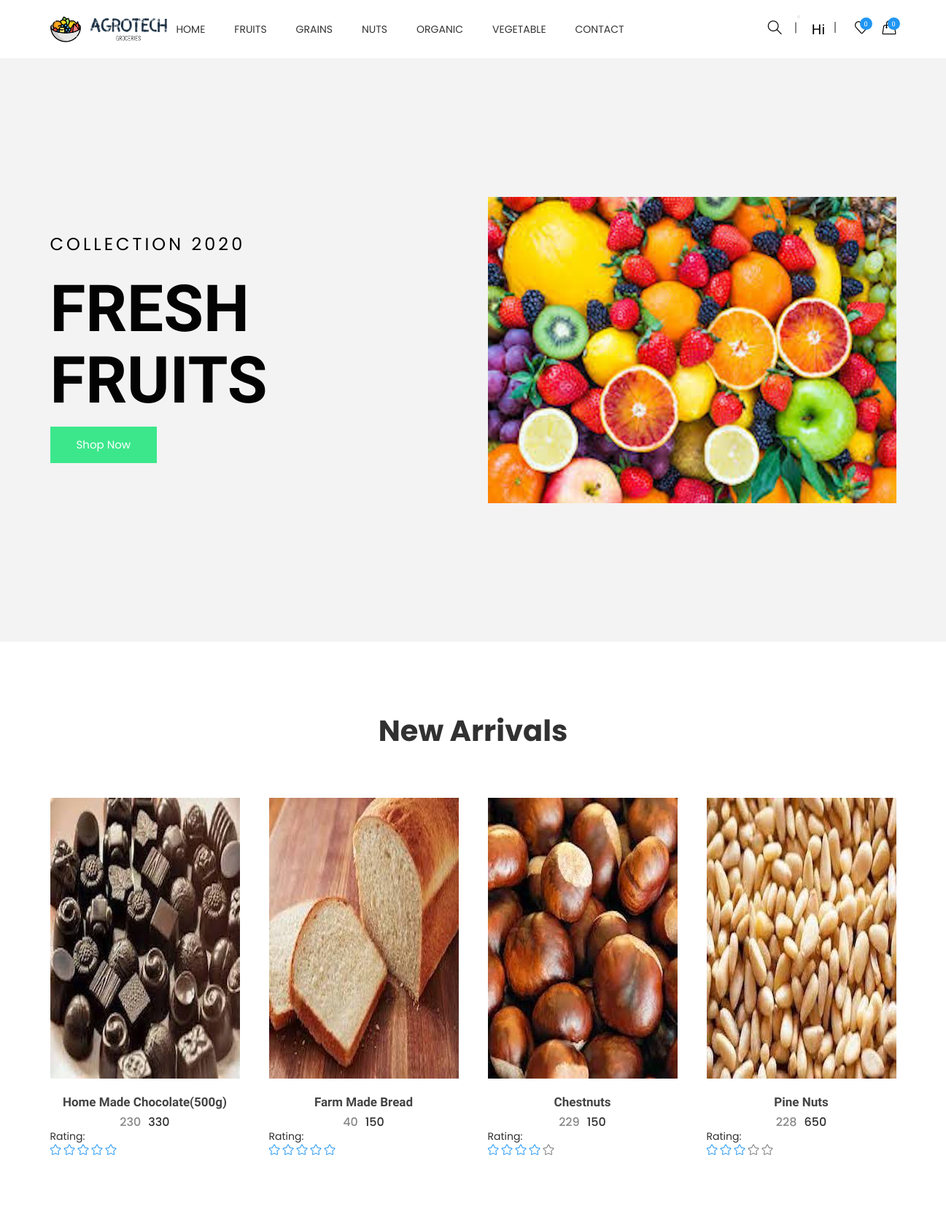
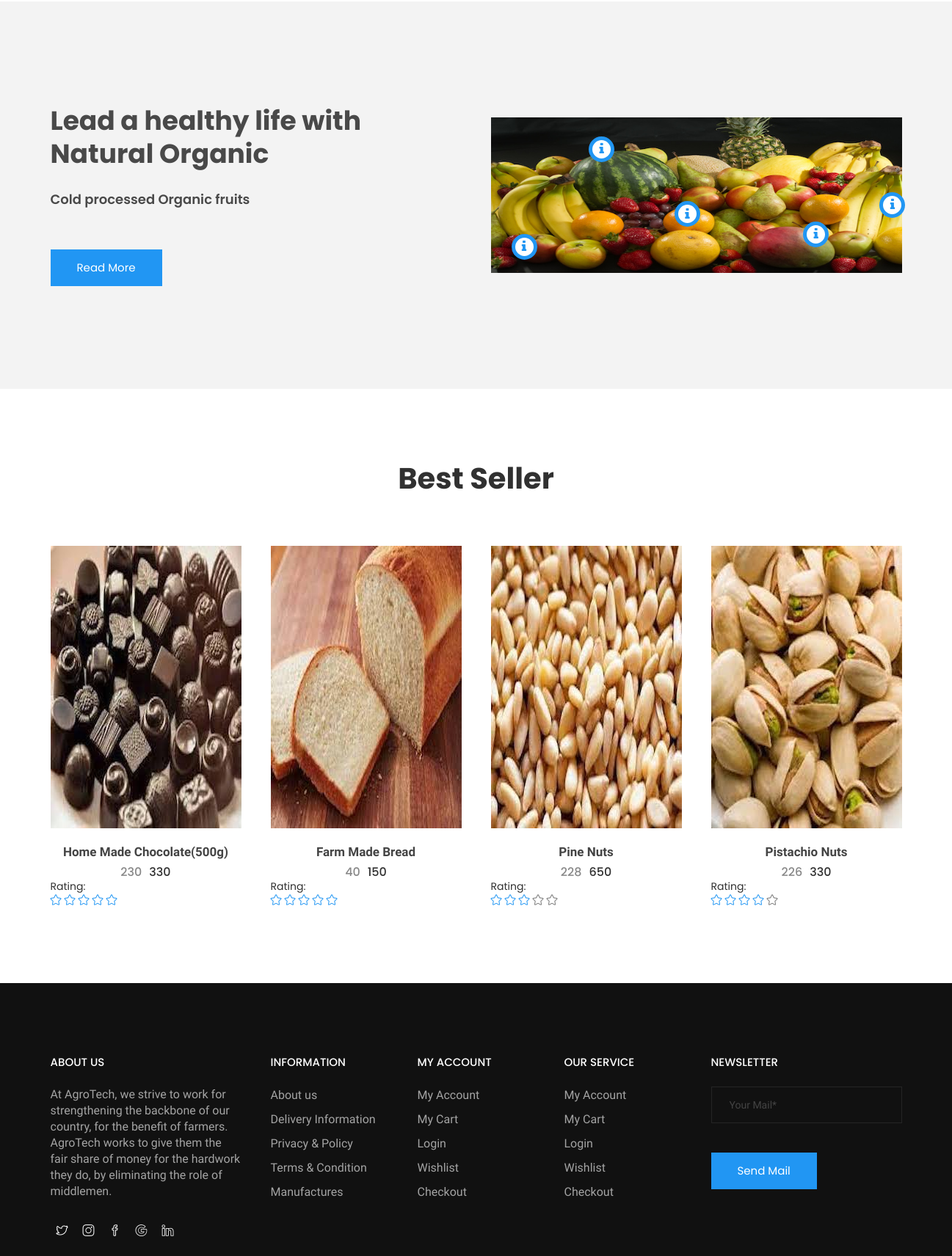
/ (signed in, upper part), run on the app's committed database (2 pictures, top to bottom).
### tables this page shows
CREATE TABLE `categories` (
  `id` int NOT NULL,
  `categories` varchar(255) NOT NULL,
  `status` tinyint NOT NULL
);

CREATE TABLE `product` (
  `id` int NOT NULL,
  `categories_id` int NOT NULL,
  `sub_categories_id` int NOT NULL,
  `name` varchar(255) NOT NULL,
  `mrp` float NOT NULL,
  `price` float NOT NULL,
  `qty` int NOT NULL,
  `image` varchar(255) NOT NULL,
  `short_desc` varchar(2000) NOT NULL,
  `description` text NOT NULL,
  `best_seller` int NOT NULL,
  `meta_title` varchar(2000) NOT NULL,
  `meta_desc` varchar(2000) NOT NULL,
  `meta_keyword` varchar(2000) NOT NULL,
  `added_by` int NOT NULL,
  `status` tinyint NOT NULL,
  `Rating` int NOT NULL
);

### add_to_cart.inc.php (called while the page is built, shortened)
<?php
class add_to_cart{
	function totalProduct(){
		if(isset($_SESSION['cart'])){
			return count($_SESSION['cart']);
		}else{
			return 0;
		}
	}
}
?>

### functions.inc.php (called while the page is built, shortened)
<?php
function get_product($con,$limit='',$cat_id='',$product_id='',$search_str='',$sort_order='',$is_best_seller='',$sub_categories=''){
	$sql="select product.*,categories.categories from product,categories where product.status=1 ";
	if($is_best_seller!=''){
		$sql.=" and product.best_seller=1 ";
	}
	$sql.=" and product.categories_id=categories.id ";
	if($sort_order!=''){
		$sql.=$sort_order;
	}else{
		$sql.=" order by product.id desc ";
	}
	if($limit!=''){
		$sql.=" limit $limit";
	}
	$res=mysqli_query($con,$sql);
	$data=array();
	while($row=mysqli_fetch_assoc($res)){
		$data[]=$row;
	}
	return $data;
}
?>

### index.php (the view, shortened to what this page needs)
<?php require('top.php')?>
        <div class="slider__container slider--one bg__cat--3">
            <div class="slide__container slider__activation__wrap owl-carousel">
                <div class="single__slide animation__style01 slider__fixed--height">
                    <div class="container">
                        <div class="row align-items__center">
                            <div class="col-md-7 col-sm-7 col-xs-12 col-lg-6">
                                <div class="slide">
                                    <div class="slider__inner">
                                        <h2>collection 2020</h2>
                                        <h1>FRESH FRUITS</h1>
                                        <div class="cr__btn">
                                            <a href="#here">Shop Now</a>
                                        </div>
                                    </div>
                                </div>
                            </div>
                            <div class="col-lg-6 col-sm-5 col-xs-12 col-md-5">
                                <div class="slide__thumb">
                                    <img src="images/slider/fornt-img/1.png" alt="slider images">
                                </div>
                            </div>
                        </div>
                    </div>
                </div>
            </div>
        </div>
        <section class="htc__category__area ptb--100" id="here">
            <div class="container">
                <div class="row">
                    <div class="col-xs-12">
                        <div class="section__title--2 text-center">
                            <h2 class="title__line">New Arrivals</h2>
                        </div>
                    </div>
                </div>
                <div class="htc__product__container">
                    <div class="row">
                        <div class="product__list clearfix mt--30">
							<?php
							$get_product=get_product($con,4);
							foreach($get_product as $list){
                                $rating = $list['Rating']
							?>
                            <div class="col-md-4 col-lg-3 col-sm-4 col-xs-12">
                                <div class="category">
                                    <div class="ht__cat__thumb">
                                        <a href="product.php?id=<?php echo $list['id']?>">
                                            <img src="<?php echo PRODUCT_IMAGE_SITE_PATH.$list['image']?>" alt="product images">
                                        </a>
                                    </div>
                                    <div class="fr__hover__info">
										<ul class="product__action">
										</ul>
									</div>
                                    <div class="fr__product__inner">
                                        <h4><a href="product.php?id=<?php echo $list['id']?>"><?php echo $list['name']?></a></h4>
                                        <ul class="fr__pro__prize">
                                            <li class="old__prize"><?php echo $list['mrp']?></li>
                                            <li><?php echo $list['price']?></li>
                                        </ul>
                                    </div>
                                    <h4>Rating: </h4>
                                        <ul class="rating">
                                <?php
                                for ($i=0; $i < $rating; $i++) {
                                    echo '<li><i class="icon-star icons"></i></li>';
                                }
                                for ($i=0; $i < 5-$rating; $i++) {
                                    echo '<li class="old"><i class="icon-star icons"></i></li>';
                                } ?>
                                </div>
                            </div>
							<?php } ?>
                        </div>
                    </div>
                </div>
            </div>
        </section>
         <section class="htc__good__sale bg__cat--3">
            <div class="container">
                <div class="row">
                    <div class="col-md-6 col-lg-6 col-sm-6 col-xs-12">
                        <div class="fr__prize__inner">
                            <h2>Lead a healthy life with Natural Organic</h2>
                            <h3>Cold processed Organic fruits</h3>
                            <a class="fr__btn" id="change" href="#">Read More</a>
                        </div>
                    </div>
                    <div class="col-md-6 col-lg-6 col-sm-6 col-xs-12">
                        <div class="prize__inner">
                            <div class="prize__thumb">
                                <img src="images/banner/big-img/1.png" alt="banner images">
                            </div>
                            <div class="banner__info">
                                <div class="pointer__tooltip pointer--3 align-left">
                                </div>
                                <div class="pointer__tooltip pointer--4 align-top">
                                </div>
                                <div class="pointer__tooltip pointer--5 align-bottom">
                                </div>
                                <div class="pointer__tooltip pointer--6 align-top">
                                </div>
                                <div class="pointer__tooltip pointer--7 align-top">
                                </div>
                            </div>
                        </div>
                    </div>
                </div>
            </div>
        </section>
        <section class="ftr__product__area ptb--100">
            <div class="container">
                <div class="row">
                    <div class="col-xs-12">
                        <div class="section__title--2 text-center">
                            <h2 class="title__line">Best Seller</h2>
                        </div>
                    </div>
                </div>
                <div class="row">
                    <div class="product__list clearfix mt--30">
							<?php
							$get_product=get_product($con,4,'','','','','yes');
							foreach($get_product as $list){
                                $rating = $list['Rating'];
							?>
                            <div class="col-md-4 col-lg-3 col-sm-4 col-xs-12">
                                <div class="category">
                                    <div class="ht__cat__thumb">
                                        <a href="product.php?id=<?php echo $list['id']?>">
                                            <img src="<?php echo PRODUCT_IMAGE_SITE_PATH.$list['image']?>" alt="product images">
                                        </a>
                                    </div>
                                    <div class="fr__hover__info">
										<ul class="product__action">
										</ul>
									</div>
                                    <div class="fr__product__inner">
                                        <h4><a href="product.php?id=<?php echo $list['id']?>"><?php echo $list['name']?></a></h4>
                                        <ul class="fr__pro__prize">
                                            <li class="old__prize"><?php echo $list['mrp']?></li>
                                            <li><?php echo $list['price']?></li>
                                        </ul>
                                    </div>
                                </div>
                                <h4>Rating: </h4>
                                        <ul class="rating">
                                <?php
                                for ($i=0; $i < $rating; $i++) {
                                    echo '<li><i class="icon-star icons"></i></li>';
                                }
                                for ($i=0; $i < 5-$rating; $i++) {
                                    echo '<li class="old"><i class="icon-star icons"></i></li>';
                                } ?>
                            </div>
							<?php } ?>
                        </div>
                </div>
            </div>
        </section>
<?php require('footer.php')?>

### top.php (shortened to what this page needs)
<?php
require('connection.inc.php');
require('functions.inc.php');
require('add_to_cart.inc.php');
$wishlist_count=0;
$cat_res=mysqli_query($con,"select * from categories where status=1 order by categories asc");
$cat_arr=array();
while($row=mysqli_fetch_assoc($cat_res)){
	$cat_arr[]=$row;
}
$obj=new add_to_cart();
$totalProduct=$obj->totalProduct();
if(isset($_SESSION['USER_LOGIN'])){
	$uid=$_SESSION['USER_ID'];
	$wishlist_count=mysqli_num_rows(mysqli_query($con,"select product.name,product.image,product.price,product.mrp,wishlist.id from product,wishlist where wishlist.product_id=product.id and wishlist.user_id='$uid'"));
}
?>
<!doctype html>
<html class="no-js" lang="en">
<head>
    <link rel="stylesheet" href="css/bootstrap.min.css">
    <link rel="stylesheet" href="css/owl.carousel.min.css">
    <link rel="stylesheet" href="css/owl.theme.default.min.css">
    <link rel="stylesheet" href="css/core.css">
    <link rel="stylesheet" href="css/shortcode/shortcodes.css">
    <link rel="stylesheet" href="style.css">
    <link rel="stylesheet" href="css/responsive.css">
    <link rel="stylesheet" href="css/custom.css">
</head>
<body>
    <div class="wrapper">
        <header id="htc__header" class="htc__header__area header--one">
            <div id="sticky-header-with-topbar" class="mainmenu__wrap sticky__header">
                <div class="container">
                    <div class="row">
                        <div class="menumenu__container clearfix">
                            <div class="col-lg-2 col-md-2 col-sm-3 col-xs-5">
                                <div class="logo">
                                     <a href="index.php"><img src="images/logo/4.png" alt="logo images"></a>
                                </div>
                            </div>
                            <div class="col-md-7 col-lg-6 col-sm-5 col-xs-3">
                                <nav class="main__menu__nav hidden-xs hidden-sm">
                                    <ul class="main__menu">
                                        <li class="drop"><a href="index.php">Home</a></li>
                                        <?php
										foreach($cat_arr as $list){
											?>
											<li class="drop"><a href="categories.php?id=<?php echo $list['id']?>"><?php echo $list['categories']?></a>
											</li>
											<?php
										}
										?>
                                        <li><a href="contact.php">contact</a></li>
                                    </ul>
                                </nav>
                            </div>
                            <div class="col-md-3 col-lg-4 col-sm-4 col-xs-4">
                                <div class="header__right">
									<?php
									$class="mr15";
									if(isset($_SESSION['USER_LOGIN'])){
										$class="";
									}
									?>
									<div class="header__search search search__open <?php echo $class?>">
                                        <a href="#" onclick="focusearch()"><i class="icon-magnifier icons"></i></a>
                                    </div>
                                    <div class="header__account">
										<?php if(isset($_SESSION['USER_LOGIN'])){
											?>
											<nav class="navbar navbar-expand-lg navbar-light bg-light">
											   <button class="navbar-toggler" type="button" data-toggle="collapse" data-target="#navbarSupportedContent" aria-controls="navbarSupportedContent" aria-expanded="false" aria-label="Toggle navigation">
											  </button>
											  <div class="collapse navbar-collapse" id="navbarSupportedContent">
												<ul class="navbar-nav mr-auto">
												  <li class="nav-item dropdown">
													<a class="nav-link dropdown-toggle" href="#" id="navbarDropdown" role="button" data-toggle="dropdown" aria-haspopup="true" aria-expanded="false">
													  Hi <?php echo $_SESSION['USER_NAME']?>
													</a>
												  </li>
												</ul>
											  </div>
											</nav>
											<?php
										}else{
											echo '<a href="login.php" id="onchange" class="mr15">Login/Register</a>';
										}
										?>
                                    </div>
                                    <div class="htc__shopping__cart">
										<?php
										if(isset($_SESSION['USER_ID'])){
										?>
										<a href="wishlist.php" class="mr15"><i class="icon-heart icons"></i></a>
                                        <a href="wishlist.php"><span class="htc__wishlist"><?php echo $wishlist_count?></span></a>
										<?php } ?>
										<a class="cart__menu" href="#"><i class="icon-handbag icons"></i></a>
                                        <a href="cart.php"><span class="htc__qua"><?php echo $totalProduct?></span></a>
                                    </div>
                                </div>
                            </div>
                        </div>
                    </div>
                </div>
            </div>
        </header>

### data on the page
categories: categories "FRUITS"
categories: categories "GRAINS"
categories: categories "NUTS"
categories: categories "ORGANIC"
categories: categories "VEGETABLE"
product: image (picture), name "Home Made Chocolate(500g)", mrp "230", price "330"
product: image (picture), name "Farm Made Bread", mrp "40", price "150"
product: image (picture), name "Chestnuts", mrp "229", price "150", Rating 4 (drawn)
product: image (picture), name "Pine Nuts", mrp "228", price "650"
product: image (picture), name "Pistachio Nuts", mrp "226", price "330", Rating 4 (drawn)

### other printed values
$wishlist_count "0"
$totalProduct "0"
